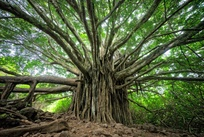
#> input picture Week07/tree_input_image.jpeg, 204 x 137 px, shrunk from 958 x 640 before the run, given in place of L01 greatvalley.jpg, which was not available
$ jupyter execute --allow-errors Botzer_AI879_HW_Q1_Week7.ipynb   (text cells are left out)
#> lines starting #> are read from the running program, lines starting #| are printed output that depends on the picture; pictures that were not available may be replaced by others from this repository, and a replacement may not be noted
[cell 1]
# Author: Brandon Botzer
# Date: 2/03/2024
# Class: Penn State - AI 879

[cell 2]
# Imports for functions

# The scikit-image package provides a wide variety of filter applications
#  which reduce the need to write out the corr / conv matricies

from PIL import Image

import skimage as ski
import numpy as np
import matplotlib.pyplot as plt
import cv2 as cv

cv.__version__, ski.__version__

[cell 3]
# Read in files

# Grayscale file
gv = ski.io.imread('L01 greatvalley.jpg')
#> gv is the input picture: shape (137, 204, 3); mean R, G, B 83, 97.4, 62.3

# RGB files
gv1 = ski.io.imread('L07 greatvalley1.jpg')
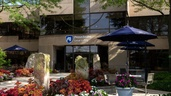
#> input picture Week07/L07 greatvalley1.jpg, 171 x 96 px, shrunk from 800 x 450 before the run
#> gv1 is the input picture: shape (96, 171, 3); mean R, G, B 76.4, 68.1, 57.3
gv2 = ski.io.imread('L07 greatvalley2.jpg')
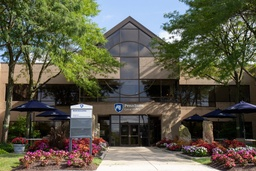
#> input picture Week07/L07 greatvalley2.jpg, 256 x 171 px, shrunk from 1200 x 800 before the run
#> gv2 is the input picture: shape (171, 256, 3); mean R, G, B 91.7, 90.5, 74.7

[cell 4]
# Get the shapes as this may prove usefull later
print(f'gv Shape:  {gv.shape}\ngv1 Shape: {gv1.shape}\ngv2 Shape: {gv2.shape}')
#| gv Shape:  (137, 204, 3)
#| gv1 Shape: (96, 171, 3)
#| gv2 Shape: (171, 256, 3)

[cell 5]
# Attempt at Harris

# Convert to grayscale for the rgb images
gv1_g = ski.color.rgb2gray(gv1)
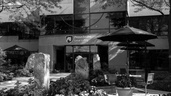
#> gv1_g: shape (96, 171) float64; min 0, max 0.998, mean 0.271
gv2_g = ski.color.rgb2gray(gv2)
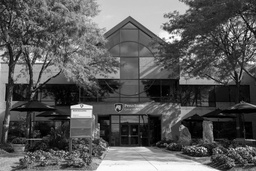
#> gv2_g: shape (171, 256) float64; min 0, max 0.999, mean 0.351

# Transforms on the images
gv_t = ski.transform.rotate(gv, -20, resize=True)
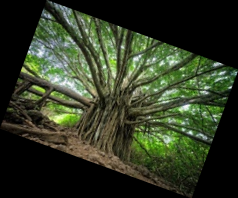
#> gv_t: shape (198, 238, 3) float64; mean R, G, B 0.193, 0.227, 0.145
gv_t = ski.transform.rescale(gv_t, 0.7)

gv1_g_t = ski.transform.rotate(gv1_g, -20, resize=True)
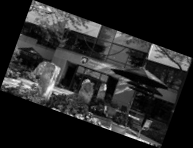
#> gv1_g_t: shape (148, 193) float64; min 0, max 0.989, mean 0.156
gv1_g_t = ski.transform.rescale(gv1_g_t, 0.7)
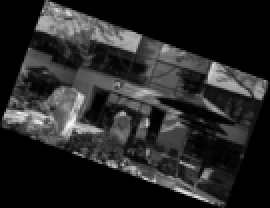
#> gv1_g_t: shape (104, 135) float64 (shown 2 times larger); min 0, max 0.979, mean 0.156

gv2_g_t = ski.transform.rotate(gv2_g, -20, resize=True)
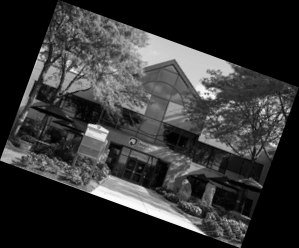
#> gv2_g_t: shape (248, 299) float64; min 0, max 0.99, mean 0.207
gv2_g_t = ski.transform.rescale(gv2_g_t, 0.7)
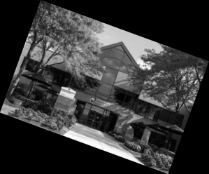
#> gv2_g_t: shape (174, 209) float64; min 0, max 0.985, mean 0.207

[cell 6]
# Using skimage functions
def applyHarris(im1, im2, title=''):
    '''
    Apply the Harris corner dector to an image and the same image that has been transformed.
    These found points are then matched between the two images and the matches are plotted

    Args:
        im1: The first image

        im2: The second image which will be compared to the first.

        title: plot title

    Returns:

        None

    '''
#> called with im2 = array of shape (139, 167, 2), title = 'Harris: Great Valley Image (hi-res)'
    # Change a color image to grayscale
    if len(im1.shape) > 2:
        im1 = ski.color.rgb2gray(im1)
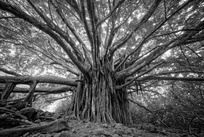
#> im1: shape (137, 204) float64; min 0, max 0.998, mean 0.36
    if len(im2.shape) > 2:
        im2 = ski.color.rgb2gray(im2)


    # Find the coordinates of the Harris corners in each image
        # The corner peaks sets a minimal distance threshold for the points to reduce clumping of points in high contrast regions
    coords1 = ski.feature.corner_peaks(ski.feature.corner_harris(im1), min_distance=5, threshold_rel=0.1)
    sub_coords1 = ski.feature.corner_subpix(im1, coords1)
    coords2 = ski.feature.corner_peaks(ski.feature.corner_harris(im2), min_distance=5, threshold_rel=0.1)
    sub_coords2 = ski.feature.corner_subpix(im2, coords2)

    # Match the feature peaks from each image
    matches = ski.feature.match_descriptors(coords1, coords2, cross_check=True)

    # Using the subpixel setup does not provide promising results
    # matches = ski.feature.match_descriptors(sub_coords1, sub_coords2, cross_check=True)

    # Plot the two images with their matched peaks
    fig, ax = plt.subplots(nrows=1, ncols=1)
    plt.gray()
    plt.title(title)
    ski.feature.plot_matches(ax, im1, im2, coords1, coords2, matches)

#> (a cell that did not finish here is left out)

#> (a cell that did not finish here is left out)

#> in applyHarris (call 2), `coords1 = ski.feature.corner_peaks(ski.feature.corner_harris(im1), min..`: coords1 = 17 rows, first 8: [59, 98], [75, 130], [56, 80], [15, 128], [14, 160], [75, 105], [80, 51], [80, 148]
#> in applyHarris (call 2), `sub_coords1 = ski.feature.corner_subpix(im1, coords1)`: sub_coords1 = 17 rows, first 8: [58.21, 96.36], [74.76, 128.6], [58.86, 80.06], [15.48, 127.9], [13.46, 162.7], [nan, nan], [nan, nan], [78.23, 148.3]
#> in applyHarris (call 2), `coords2 = ski.feature.corner_peaks(ski.feature.corner_harris(im2), min..`: coords2 = 24 rows, first 8: [31, 106], [14, 18], [83, 58], [56, 61], [18, 70], [62, 73], [40, 103], [25, 67]
#> in applyHarris (call 2), `sub_coords2 = ski.feature.corner_subpix(im2, coords2)`: sub_coords2 = 24 rows, first 8: [30.4, 106], [14.37, 17.09], [nan, nan], [nan, nan], [17.03, 70.6], [nan, nan], [40.45, 102.9], [26.1, 67.31]

#> (a cell that did not finish here is left out)

#> in applyHarris (call 3), `sub_coords1 = ski.feature.corner_subpix(im1, coords1)`: sub_coords1 = 30 rows, first 8: [106, 69.95], [nan, nan], [105.9, 92.17], [nan, nan], [nan, nan], [nan, nan], [nan, nan], [116.9, 70.04]
#> in applyHarris (call 3), `coords2 = ski.feature.corner_peaks(ski.feature.corner_harris(im2), min..`: coords2 = 23 rows, first 8: [87, 62], [68, 149], [35, 28], [134, 64], [102, 192], [92, 75], [164, 143], [98, 139]
#> in applyHarris (call 3), `sub_coords2 = ski.feature.corner_subpix(im2, coords2)`: sub_coords2 = 23 rows, first 8: [86.86, 61.31], [nan, nan], [nan, nan], [134.8, 61.5], [nan, nan], [90.86, 75.17], [164.6, 144], [97.61, 138.3]

[cell 10]
# Using skimage functions
def applyORB(im1, im2, title=''):

    '''
    Apply the ORB Feature Extractor to an image and the same image that has been transformed.
    These found points are then matched between the two images and the matches are plotted.

    Args:
        im1: The first image

        im2: The second image which will be compared to the first.

        title: plot title

    Returns:

        None

    '''
     # Change a color image to grayscale
    if len(im1.shape) > 2:
        im1 = ski.color.rgb2gray(im1)
    if len(im2.shape) > 2:
        im2 = ski.color.rgb2gray(im2)

    # Built the descriptor object.
        # This object will do the detecting and extracting of the features
    descriptor_extractor_ORB = ski.feature.ORB(n_keypoints=50)

    # Find and extract the features for im1
    descriptor_extractor_ORB.detect_and_extract(im1)
    keypoints_im1 = descriptor_extractor_ORB.keypoints
    descriptors_im1 = descriptor_extractor_ORB.descriptors

    # Find and extract the features for im2
    descriptor_extractor_ORB.detect_and_extract(im2)
    keypoints_im2 = descriptor_extractor_ORB.keypoints
    descriptors_im2 = descriptor_extractor_ORB.descriptors

    # Match the descriptors from each image
      # https://scikit-image.org/docs/stable/api/skimage.feature.html#skimage.feature.ORB
      # A descriptor is: 2D array of binary descriptors of size descriptor_size for Q keypoints after filtering out
      # border keypoints with value at an index (i, j) either being True or False representing the outcome of the
      # intensity comparison for i-th keypoint on j-th decision pixel-pair. It is Q == np.sum(mask).
    matches = ski.feature.match_descriptors(descriptors_im1, descriptors_im2, cross_check=True)

    # Plot the two images with their matched peaks
    fig, ax = plt.subplots(nrows=1, ncols=1)
    plt.gray()
    plt.title(title)
    ski.feature.plot_matches(ax, im1, im2, keypoints_im1, keypoints_im2, matches)

#> (a cell that did not finish here is left out)

#> (a cell that did not finish here is left out)


#> (a cell that did not finish here is left out)

[cell 14]
# Placeholder for SURF should I find it...

# def applySURF(im1, im2):

[cell 15]
# Using skimage functions
def applySIFT(im1, im2, every_n_element=30, title=''):
    '''
    Apply the SIFT Feature Extractor to an image and the same image that has been transformed.
    These found points are then matched between the two images and the matches are plotted.

    WARNING: This is crashing my machine for high-resolution images...
    I need to figure out if this is a SIFT issue or a plotting issue.  I have 32 GB of RAM so this shouldn't be a problem... but it is

    Args:
        im1: The first image

        im2: The second image which will be compared to the first.

        every_n_element: Given the many SIFT features that are found, this shows every n'th element

        title: plot title

    Returns:

        None

    '''

    # Change a color image to grayscale
    if len(im1.shape) > 2:
        im1 = ski.color.rgb2gray(im1)
    if len(im2.shape) > 2:
        im2 = ski.color.rgb2gray(im2)

    # Built the descriptor object.
        # This object will do the detecting and extracting of the features
        # The default SIFT parameters need 51GB of RAM to operate on the images.  I am decreasing the number of octaves to run.
    descriptor_extractor_SFIT = ski.feature.SIFT(n_octaves=3, n_scales=2)

    # Find and extract the features for im1
    descriptor_extractor_SFIT.detect_and_extract(im1)
    keypoints_im1 = descriptor_extractor_SFIT.keypoints
    descriptors_im1 = descriptor_extractor_SFIT.descriptors

    # Find and extract the features for im2
    descriptor_extractor_SFIT.detect_and_extract(im2)
    keypoints_im2 = descriptor_extractor_SFIT.keypoints
    descriptors_im2 = descriptor_extractor_SFIT.descriptors

    # Match the descriptors from each image
        # https://scikit-image.org/docs/stable/api/skimage.feature.html#skimage.feature.SIFT
        # A descriptor is given by: (N, n_hist*n_hist*n_ori) array

    matches = ski.feature.match_descriptors(descriptors_im1, descriptors_im2, cross_check=True, max_ratio=0.8)

    # Plot the two images with their matched peaks
    fig, ax = plt.subplots(nrows=1, ncols=1)
    plt.gray()
    plt.title(title)
    ski.feature.plot_matches(ax, im1, im2, keypoints_im1, keypoints_im2, matches[::every_n_element], only_matches=True)

[cell 16]
# Don't Run... Crashes computer
# applySIFT(gv, gv_t, 'SIFT: Great Valley Image (high-res)')

#> (a cell that did not finish here is left out)

#> (a cell that did not finish here is left out)


#> (a cell that did not finish here is left out)


#> (a cell that did not finish here is left out)
